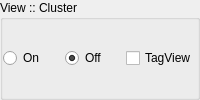
          <widget class="QGroupBox" name="gbCluster">
           <property name="title">
            <string>View :: Cluster</string>
           </property>
           <layout class="QGridLayout" name="gridLayout_10">
            <property name="sizeConstraint">
             <enum>QLayout::SetMinimumSize</enum>
            </property>
            <property name="margin">
             <number>0</number>
            </property>
            <property name="spacing">
             <number>0</number>
            </property>
            <item row="0" column="0">
             <widget class="QRadioButton" name="radioClusterViewOn">
              <property name="text">
               <string>On</string>
              </property>
             </widget>
            </item>
            <item row="0" column="1">
             <widget class="QRadioButton" name="radioClusterViewOff">
              <property name="text">
               <string>Off</string>
              </property>
              <property name="checked">
               <bool>true</bool>
              </property>
             </widget>
            </item>
            <item row="0" column="2">
             <widget class="QCheckBox" name="ckbClusterTagView">
              <property name="sizePolicy">
               <sizepolicy hsizetype="Minimum" vsizetype="Minimum">
                <horstretch>0</horstretch>
                <verstretch>0</verstretch>
               </sizepolicy>
              </property>
              <property name="locale">
               <locale language="English" country="UnitedStates"/>
              </property>
              <property name="text">
               <string>TagView</string>
              </property>
             </widget>
            </item>
           </layout>
          </widget>
